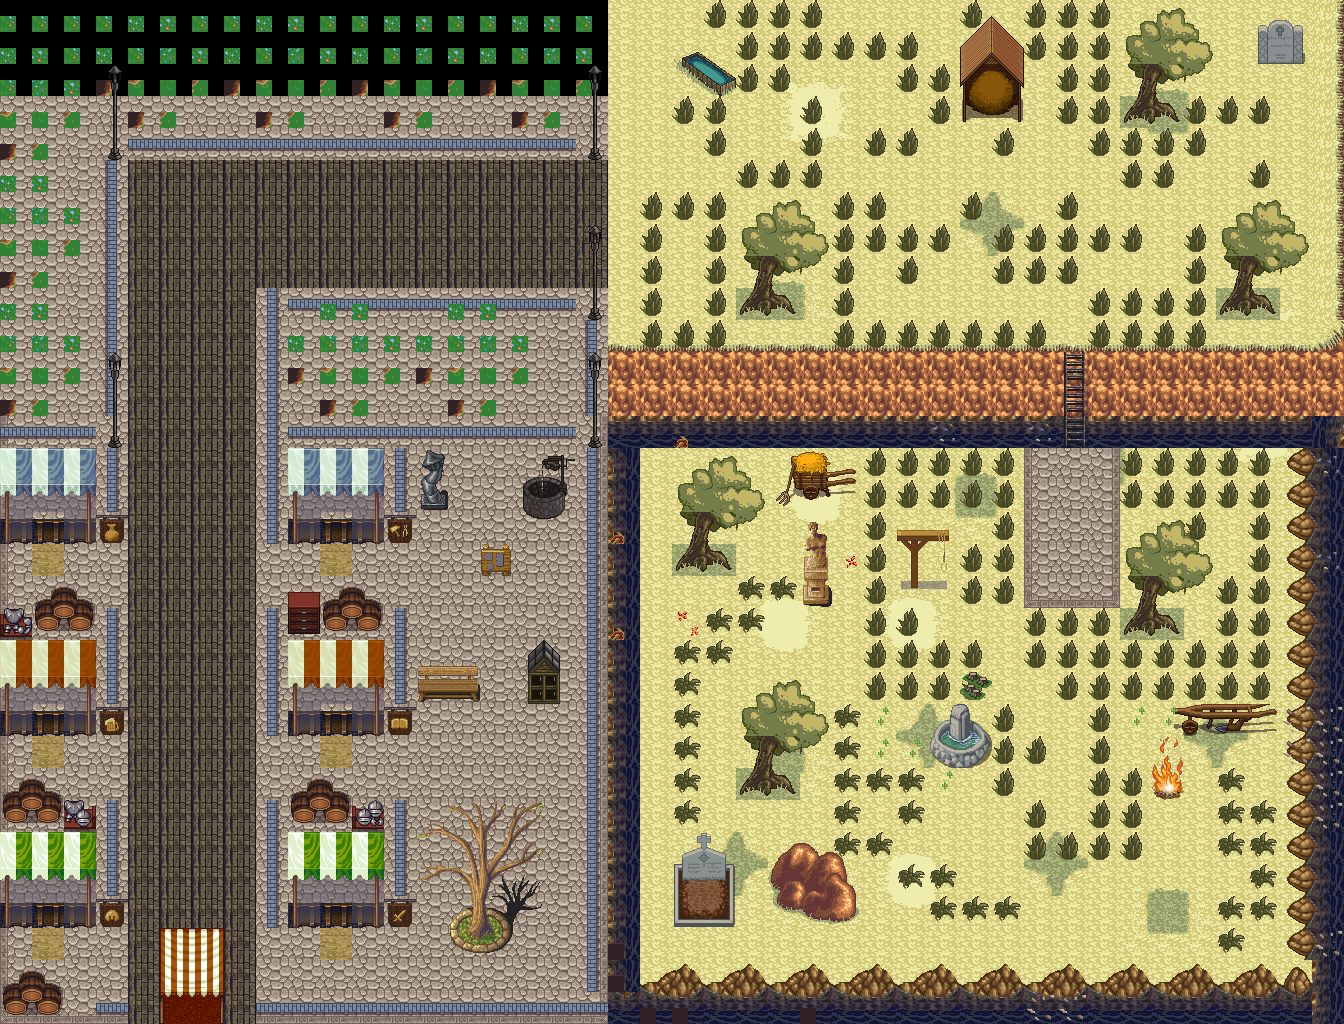

This game map was drawn from its Tiled (.tmx) file and the tilesets committed beside it. A one-line description and the trimmed map source follow:
An orthogonal 42x32 tile map with 32x32 px tiles, 7 tile layers (Suelo, Estructuras Para Entrar, Decorativos Sobre Decorativos, Elementos Decorativos, ...), 6 tilesets and 52 objects.

<map version="1.2" tiledversion="1.3.1" orientation="orthogonal" renderorder="left-down" compressionlevel="0" width="42" height="32" tilewidth="32" tileheight="32" infinite="0" backgroundcolor="#000000" nextlayerid="11" nextobjectid="60">
 <editorsettings>
  <chunksize width="10" height="10" />
 </editorsettings>
 <tileset firstgid="1" source="forest_tiles.tsx" />
 <tileset firstgid="257" source="decorations-medieval.tsx" />
 <tileset firstgid="1281" source="stone_house_interior.tsx" />
 <tileset firstgid="1537" source="interior.tsx" />
 <tileset firstgid="1793" source="hyptosis_tile-art-batch-3.tsx" />
 <tileset firstgid="2693" source="hyptosis_tile-art-batch-1.tsx" />
 <layer id="1" name="Suelo" width="42" height="32" locked="1">
  <data>[1344 cells, 1342 non-empty, 42 distinct tile ids]</data>
 </layer>
 <layer id="2" name="Estructuras Para Entrar" width="42" height="32" locked="1">
  <data>[1344 cells, 3 non-empty, 2 distinct tile ids]</data>
 </layer>
 <objectgroup color="#ff0000" id="8" name="Colisiona No Habla" visible="0" locked="1">
  <object id="12" x="102.667" y="800" width="20" height="125.333" />
  <object id="13" x="5.33333" y="988" width="114.667" height="26.6667" />
  <object id="15" x="256" y="992" width="1086" height="32" />
  <object id="17" x="596.667" y="360" width="38" height="622" />
  <object id="18" x="389.333" y="797.333" width="22.6667" height="128" />
  <object id="19" x="262.667" y="801.333" width="18.6667" height="122.667" />
  <object id="20" x="261.333" y="609.333" width="18.6667" height="128" />
  <object id="21" x="388" y="606.667" width="25.3333" height="126.667" />
  <object id="22" x="412" y="661.333" width="62.6667" height="36" />
  <object id="24" x="528" y="669.333" width="30.6667" height="30.6667" />
  <object id="26" x="422.667" y="482.667" width="22.6667" height="25.3333" />
  <object id="27" x="521.333" y="480" width="41.3333" height="32" />
  <object id="28" x="101.333" y="606.667" width="21.3333" height="125.333" />
  <object id="29" x="101.333" y="445.333" width="21.3333" height="98.6667" />
  <object id="30" x="262.667" y="286.667" width="18.6667" height="258.667" />
  <object id="31" x="284" y="420" width="297.333" height="21.3333" />
  <object id="33" x="288" y="289.333" width="314.667" height="124" />
  <object id="34" x="284" y="444" width="120" height="45.3333" />
  <object id="35" x="389.333" y="485.333" width="20" height="53.3333" />
  <object id="36" x="281.333" y="605.333" width="104" height="74.6667" />
  <object id="37" x="1.33333" y="604" width="94.6667" height="76" />
  <object id="38" x="1.33333" y="-1.33333" width="114.667" height="445.333" />
  <object id="39" x="116" y="-1.33333" width="485.333" height="149.333" />
  <object id="40" x="5.33333" y="796" width="90.6667" height="77.3333" />
  <object id="41" x="449.333" y="900" width="56" height="50.6667" />
  <object id="43" x="286.667" y="802.667" width="98.6667" height="72" />
  <object id="44" x="609.333" y="348" width="446.667" height="94.6667" />
  <object id="45" x="1090.67" y="353.333" width="249.333" height="85.3333" />
  <object id="46" x="1293.33" y="448" width="48" height="572" />
  <object id="47" x="773.333" y="840" width="84" height="82.6667" />
  <object id="48" x="677.333" y="845.333" width="52" height="76" />
  <object id="49" x="744" y="769.333" width="44" height="26.6667" />
  <object id="50" x="936" y="725.333" width="45.3333" height="37.3333" />
  <object id="51" x="1188" y="709.333" width="68" height="20" />
  <object id="52" x="1154.67" y="774.667" width="22.6667" height="18.6667" />
  <object id="53" x="1125.33" y="609.333" width="52" height="26.6667" />
  <object id="54" x="897.333" y="570.667" width="29.3333" height="22.6667" />
  <object id="55" x="793.333" y="572" width="37.3333" height="34.6667" />
  <object id="56" x="674.667" y="538.667" width="52" height="30.6667" />
  <object id="57" x="796" y="469.333" width="34.6667" height="29.3333" />
  <object id="59" x="1092" y="352" width="240" height="62.6667" />
 </objectgroup>
 <objectgroup color="#5500ff" id="9" name="Colisiona Habla">
  <object id="3" x="322.667" y="901.333" width="25.3333" height="24">
   <properties>
    <property name="Conversacion" value="¡Vendo espadas! Aunque hoy solo tengo palos" />
   </properties>
  </object>
  <object id="4" x="36" y="901.333" width="22.6667" height="22.6667">
   <properties>
    <property name="Conversacion" value="Tengo buenos cascos chaval, IPhone, Xiaomi..." />
   </properties>
  </object>
  <object id="5" x="325.333" y="709.333" width="24" height="21.3333">
   <properties>
    <property name="Conversacion" value="Ostia Pilotes! Uh son de bones! M'encanten" />
   </properties>
  </object>
  <object id="6" x="36" y="708" width="24" height="26.6667">
   <properties>
    <property name="Conversacion" value="Si ya saben como me pongo para que me invitan" />
   </properties>
  </object>
  <object id="8" x="325.333" y="517.333" width="22.6667" height="22.6667">
   <properties>
    <property name="Conversacion" value="¿Tienes algún arma que reparar?" />
   </properties>
  </object>
  <object id="9" x="482.667" y="542.667" width="28" height="30.6667">
   <properties>
    <property name="Conversacion" value="Misión: Hay una mazmorra en el desierto. ¡A por ella!" />
   </properties>
  </object>
  <object id="10" x="1260" y="22.6667" width="41.3333" height="38.6667">
   <properties>
    <property name="Conversacion" value="Aquí descansa el ex alcalde del pueblo..." />
   </properties>
  </object>
  <object id="11" x="962.667" y="672" width="24" height="26.6667">
   <properties>
    <property name="Conversacion" value="Parece que la entrada está cerca..." />
   </properties>
  </object>
  <object id="58" x="33.3333" y="514.667" width="29.3333" height="28">
   <properties>
    <property name="Conversacion" value="¿Quiere pipa?" />
   </properties>
  </object>
 </objectgroup>
 <objectgroup color="#00aa00" id="10" name="Salida" visible="0" locked="1">
  <object id="1" x="164" y="996" width="52" height="24" />
  <object id="2" x="708" y="482.667" width="25.3333" height="25.3333" />
 </objectgroup>
 <layer id="4" name="Decorativos Sobre Decorativos" width="42" height="32" locked="1">
  <properties>
   <property name="Colisionable" type="bool" value="true" />
  </properties>
  <data>[1344 cells, 112 non-empty, 12 distinct tile ids]</data>
 </layer>
 <layer id="3" name="Elementos Decorativos" width="42" height="32" locked="1">
  <properties>
   <property name="Colisionable" type="bool" value="true" />
  </properties>
  <data>[1344 cells, 541 non-empty, 166 distinct tile ids]</data>
 </layer>
 <layer id="7" name="Decorativos Traspasables" width="42" height="32" locked="1">
  <data>[1344 cells, 236 non-empty, 9 distinct tile ids]</data>
 </layer>
 <layer id="5" name="Objetos Hablan" width="42" height="32" locked="1">
  <properties>
   <property name="Colisionable" type="bool" value="true" />
  </properties>
  <data>[1344 cells, 12 non-empty, 7 distinct tile ids]</data>
 </layer>
 <layer id="6" name="Puentes" width="42" height="32" locked="1">
  <data>[1344 cells, 3 non-empty, 1 distinct tile ids]</data>
 </layer>
</map>
